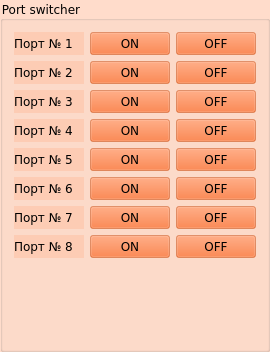
     <widget class="QGroupBox" name="groupBox_5">
      <property name="sizePolicy">
       <sizepolicy hsizetype="Fixed" vsizetype="Preferred">
        <horstretch>0</horstretch>
        <verstretch>0</verstretch>
       </sizepolicy>
      </property>
      <property name="minimumSize">
       <size>
        <width>270</width>
        <height>0</height>
       </size>
      </property>
      <property name="font">
       <font>
        <family>DejaVu Sans</family>
        <pointsize>9</pointsize>
        <weight>50</weight>
        <bold>false</bold>
       </font>
      </property>
      <property name="styleSheet">
       <string notr="true">background:rgba(255, 92, 16, 30)</string>
      </property>
      <property name="title">
       <string>Port switcher</string>
      </property>
      <layout class="QGridLayout" name="gridLayout_5">
       <item row="0" column="0">
        <widget class="QLabel" name="label_16">
         <property name="sizePolicy">
          <sizepolicy hsizetype="Preferred" vsizetype="MinimumExpanding">
           <horstretch>0</horstretch>
           <verstretch>0</verstretch>
          </sizepolicy>
         </property>
         <property name="minimumSize">
          <size>
           <width>0</width>
           <height>0</height>
          </size>
         </property>
         <property name="maximumSize">
          <size>
           <width>16777215</width>
           <height>25</height>
          </size>
         </property>
         <property name="font">
          <font>
           <family>DejaVu Sans</family>
           <pointsize>9</pointsize>
           <weight>50</weight>
           <bold>false</bold>
          </font>
         </property>
         <property name="text">
          <string>Порт № 1</string>
         </property>
         <property name="margin">
          <number>6</number>
         </property>
        </widget>
       </item>
       <item row="0" column="1">
        <widget class="QPushButton" name="pushButton">
         <property name="font">
          <font>
           <family>DejaVu Sans</family>
           <pointsize>9</pointsize>
           <weight>50</weight>
           <bold>false</bold>
          </font>
         </property>
         <property name="styleSheet">
          <string notr="true">background:rgba(255, 92, 16, 100)</string>
         </property>
         <property name="text">
          <string>ON</string>
         </property>
        </widget>
       </item>
       <item row="0" column="2">
        <widget class="QPushButton" name="pushButton_2">
         <property name="font">
          <font>
           <family>DejaVu Sans</family>
           <pointsize>9</pointsize>
           <weight>50</weight>
           <bold>false</bold>
          </font>
         </property>
         <property name="autoFillBackground">
          <bool>false</bool>
         </property>
         <property name="styleSheet">
          <string notr="true">background:rgba(255, 92, 16, 100)</string>
         </property>
         <property name="text">
          <string>OFF</string>
         </property>
        </widget>
       </item>
       <item row="1" column="0">
        <widget class="QLabel" name="label_17">
         <property name="sizePolicy">
          <sizepolicy hsizetype="Preferred" vsizetype="MinimumExpanding">
           <horstretch>0</horstretch>
           <verstretch>0</verstretch>
          </sizepolicy>
         </property>
         <property name="minimumSize">
          <size>
           <width>0</width>
           <height>0</height>
          </size>
         </property>
         <property name="maximumSize">
          <size>
           <width>16777215</width>
           <height>25</height>
          </size>
         </property>
         <property name="font">
          <font>
           <family>DejaVu Sans</family>
           <pointsize>9</pointsize>
           <weight>50</weight>
           <bold>false</bold>
          </font>
         </property>
         <property name="text">
          <string>Порт № 2</string>
         </property>
         <property name="margin">
          <number>6</number>
         </property>
        </widget>
       </item>
       <item row="1" column="1">
        <widget class="QPushButton" name="pushButton_3">
         <property name="font">
          <font>
           <family>DejaVu Sans</family>
           <pointsize>9</pointsize>
           <weight>50</weight>
           <bold>false</bold>
          </font>
         </property>
         <property name="styleSheet">
          <string notr="true">background:rgba(255, 92, 16, 100)</string>
         </property>
         <property name="text">
          <string>ON</string>
         </property>
        </widget>
       </item>
       <item row="1" column="2">
        <widget class="QPushButton" name="pushButton_4">
         <property name="font">
          <font>
           <family>DejaVu Sans</family>
           <pointsize>9</pointsize>
           <weight>50</weight>
           <bold>false</bold>
          </font>
         </property>
         <property name="styleSheet">
          <string notr="true">background:rgba(255, 92, 16, 100)</string>
         </property>
         <property name="text">
          <string>OFF</string>
         </property>
        </widget>
       </item>
       <item row="2" column="0">
        <widget class="QLabel" name="label_18">
         <property name="sizePolicy">
          <sizepolicy hsizetype="Preferred" vsizetype="MinimumExpanding">
           <horstretch>0</horstretch>
           <verstretch>0</verstretch>
          </sizepolicy>
         </property>
         <property name="minimumSize">
          <size>
           <width>0</width>
           <height>0</height>
          </size>
         </property>
         <property name="maximumSize">
          <size>
           <width>16777215</width>
           <height>25</height>
          </size>
         </property>
         <property name="font">
          <font>
           <family>DejaVu Sans</family>
           <pointsize>9</pointsize>
           <weight>50</weight>
           <bold>false</bold>
          </font>
         </property>
         <property name="text">
          <string>Порт № 3</string>
         </property>
         <property name="margin">
          <number>6</number>
         </property>
        </widget>
       </item>
       <item row="2" column="1">
        <widget class="QPushButton" name="pushButton_5">
         <property name="font">
          <font>
           <family>DejaVu Sans</family>
           <pointsize>9</pointsize>
           <weight>50</weight>
           <bold>false</bold>
          </font>
         </property>
         <property name="styleSheet">
          <string notr="true">background:rgba(255, 92, 16, 100)</string>
         </property>
         <property name="text">
          <string>ON</string>
         </property>
        </widget>
       </item>
       <item row="2" column="2">
        <widget class="QPushButton" name="pushButton_6">
         <property name="font">
          <font>
           <family>DejaVu Sans</family>
           <pointsize>9</pointsize>
           <weight>50</weight>
           <bold>false</bold>
          </font>
         </property>
         <property name="styleSheet">
          <string notr="true">background:rgba(255, 92, 16, 100)</string>
         </property>
         <property name="text">
          <string>OFF</string>
         </property>
        </widget>
       </item>
       <item row="3" column="0">
        <widget class="QLabel" name="label_19">
         <property name="sizePolicy">
          <sizepolicy hsizetype="Preferred" vsizetype="MinimumExpanding">
           <horstretch>0</horstretch>
           <verstretch>0</verstretch>
          </sizepolicy>
         </property>
         <property name="minimumSize">
          <size>
           <width>0</width>
           <height>0</height>
          </size>
         </property>
         <property name="maximumSize">
          <size>
           <width>16777215</width>
           <height>25</height>
          </size>
         </property>
         <property name="font">
          <font>
           <family>DejaVu Sans</family>
           <pointsize>9</pointsize>
           <weight>50</weight>
           <bold>false</bold>
          </font>
         </property>
         <property name="text">
          <string>Порт № 4</string>
         </property>
         <property name="margin">
          <number>6</number>
         </property>
        </widget>
       </item>
       <item row="3" column="1">
        <widget class="QPushButton" name="pushButton_7">
         <property name="font">
          <font>
           <family>DejaVu Sans</family>
           <pointsize>9</pointsize>
           <weight>50</weight>
           <bold>false</bold>
          </font>
         </property>
         <property name="styleSheet">
          <string notr="true">background:rgba(255, 92, 16, 100)</string>
         </property>
         <property name="text">
          <string>ON</string>
         </property>
        </widget>
       </item>
       <item row="3" column="2">
        <widget class="QPushButton" name="pushButton_8">
         <property name="font">
          <font>
           <family>DejaVu Sans</family>
           <pointsize>9</pointsize>
           <weight>50</weight>
           <bold>false</bold>
          </font>
         </property>
         <property name="styleSheet">
          <string notr="true">background:rgba(255, 92, 16, 100)</string>
         </property>
         <property name="text">
          <string>OFF</string>
         </property>
        </widget>
       </item>
       <item row="4" column="0">
        <widget class="QLabel" name="label_29">
         <property name="sizePolicy">
          <sizepolicy hsizetype="Preferred" vsizetype="MinimumExpanding">
           <horstretch>0</horstretch>
           <verstretch>0</verstretch>
          </sizepolicy>
         </property>
         <property name="minimumSize">
          <size>
           <width>0</width>
           <height>0</height>
          </size>
         </property>
         <property name="maximumSize">
          <size>
           <width>16777215</width>
           <height>25</height>
          </size>
         </property>
         <property name="font">
          <font>
           <family>DejaVu Sans</family>
           <pointsize>9</pointsize>
           <weight>50</weight>
           <bold>false</bold>
          </font>
         </property>
         <property name="text">
          <string>Порт № 5</string>
         </property>
         <property name="margin">
          <number>6</number>
         </property>
        </widget>
       </item>
       <item row="4" column="1">
        <widget class="QPushButton" name="pushButton_9">
         <property name="font">
          <font>
           <family>DejaVu Sans</family>
           <pointsize>9</pointsize>
           <weight>50</weight>
           <bold>false</bold>
          </font>
         </property>
         <property name="styleSheet">
          <string notr="true">background:rgba(255, 92, 16, 100)</string>
         </property>
         <property name="text">
          <string>ON</string>
         </property>
        </widget>
       </item>
       <item row="4" column="2">
        <widget class="QPushButton" name="pushButton_10">
         <property name="font">
          <font>
           <family>DejaVu Sans</family>
           <pointsize>9</pointsize>
           <weight>50</weight>
           <bold>false</bold>
          </font>
         </property>
         <property name="autoFillBackground">
          <bool>false</bool>
         </property>
         <property name="styleSheet">
          <string notr="true">background:rgba(255, 92, 16, 100)</string>
         </property>
         <property name="text">
          <string>OFF</string>
         </property>
        </widget>
       </item>
       <item row="5" column="0">
        <widget class="QLabel" name="label_32">
         <property name="sizePolicy">
          <sizepolicy hsizetype="Preferred" vsizetype="MinimumExpanding">
           <horstretch>0</horstretch>
           <verstretch>0</verstretch>
          </sizepolicy>
         </property>
         <property name="minimumSize">
          <size>
           <width>0</width>
           <height>0</height>
          </size>
         </property>
         <property name="maximumSize">
          <size>
           <width>16777215</width>
           <height>25</height>
          </size>
         </property>
         <property name="font">
          <font>
           <family>DejaVu Sans</family>
           <pointsize>9</pointsize>
           <weight>50</weight>
           <bold>false</bold>
          </font>
         </property>
         <property name="text">
          <string>Порт № 6</string>
         </property>
         <property name="margin">
          <number>6</number>
         </property>
        </widget>
       </item>
       <item row="5" column="1">
        <widget class="QPushButton" name="pushButton_11">
         <property name="font">
          <font>
           <family>DejaVu Sans</family>
           <pointsize>9</pointsize>
           <weight>50</weight>
           <bold>false</bold>
          </font>
         </property>
         <property name="styleSheet">
          <string notr="true">background:rgba(255, 92, 16, 100)</string>
         </property>
         <property name="text">
          <string>ON</string>
         </property>
        </widget>
       </item>
       <item row="5" column="2">
        <widget class="QPushButton" name="pushButton_12">
         <property name="font">
          <font>
           <family>DejaVu Sans</family>
           <pointsize>9</pointsize>
           <weight>50</weight>
           <bold>false</bold>
          </font>
         </property>
         <property name="styleSheet">
          <string notr="true">background:rgba(255, 92, 16, 100)</string>
         </property>
         <property name="text">
          <string>OFF</string>
         </property>
        </widget>
       </item>
       <item row="6" column="0">
        <widget class="QLabel" name="label_33">
         <property name="sizePolicy">
          <sizepolicy hsizetype="Preferred" vsizetype="MinimumExpanding">
           <horstretch>0</horstretch>
           <verstretch>0</verstretch>
          </sizepolicy>
         </property>
         <property name="minimumSize">
          <size>
           <width>0</width>
           <height>0</height>
          </size>
         </property>
         <property name="maximumSize">
          <size>
           <width>16777215</width>
           <height>25</height>
          </size>
         </property>
         <property name="font">
          <font>
           <family>DejaVu Sans</family>
           <pointsize>9</pointsize>
           <weight>50</weight>
           <bold>false</bold>
          </font>
         </property>
         <property name="text">
          <string>Порт № 7</string>
         </property>
         <property name="margin">
          <number>6</number>
         </property>
        </widget>
       </item>
       <item row="6" column="1">
        <widget class="QPushButton" name="pushButton_13">
         <property name="font">
          <font>
           <family>DejaVu Sans</family>
           <pointsize>9</pointsize>
           <weight>50</weight>
           <bold>false</bold>
          </font>
         </property>
         <property name="styleSheet">
          <string notr="true">background:rgba(255, 92, 16, 100)</string>
         </property>
         <property name="text">
          <string>ON</string>
         </property>
        </widget>
       </item>
       <item row="6" column="2">
        <widget class="QPushButton" name="pushButton_14">
         <property name="font">
          <font>
           <family>DejaVu Sans</family>
           <pointsize>9</pointsize>
           <weight>50</weight>
           <bold>false</bold>
          </font>
         </property>
         <property name="styleSheet">
          <string notr="true">background:rgba(255, 92, 16, 100)</string>
         </property>
         <property name="text">
          <string>OFF</string>
         </property>
        </widget>
       </item>
       <item row="7" column="0">
        <widget class="QLabel" name="label_34">
         <property name="sizePolicy">
          <sizepolicy hsizetype="Preferred" vsizetype="MinimumExpanding">
           <horstretch>0</horstretch>
           <verstretch>0</verstretch>
          </sizepolicy>
         </property>
         <property name="minimumSize">
          <size>
           <width>0</width>
           <height>0</height>
          </size>
         </property>
         <property name="maximumSize">
          <size>
           <width>16777215</width>
           <height>25</height>
          </size>
         </property>
         <property name="font">
          <font>
           <family>DejaVu Sans</family>
           <pointsize>9</pointsize>
           <weight>50</weight>
           <bold>false</bold>
          </font>
         </property>
         <property name="text">
          <string>Порт № 8</string>
         </property>
         <property name="margin">
          <number>6</number>
         </property>
        </widget>
       </item>
       <item row="7" column="1">
        <widget class="QPushButton" name="pushButton_15">
         <property name="font">
          <font>
           <family>DejaVu Sans</family>
           <pointsize>9</pointsize>
           <weight>50</weight>
           <bold>false</bold>
          </font>
         </property>
         <property name="styleSheet">
          <string notr="true">background:rgba(255, 92, 16, 100)</string>
         </property>
         <property name="text">
          <string>ON</string>
         </property>
        </widget>
       </item>
       <item row="7" column="2">
        <widget class="QPushButton" name="pushButton_16">
         <property name="font">
          <font>
           <family>DejaVu Sans</family>
           <pointsize>9</pointsize>
           <weight>50</weight>
           <bold>false</bold>
          </font>
         </property>
         <property name="styleSheet">
          <string notr="true">background:rgba(255, 92, 16, 100)</string>
         </property>
         <property name="text">
          <string>OFF</string>
         </property>
        </widget>
       </item>
       <item row="8" column="1">
        <spacer name="verticalSpacer_2">
         <property name="font">
          <font>
           <family>DejaVu Sans</family>
           <pointsize>9</pointsize>
           <weight>50</weight>
           <bold>false</bold>
          </font>
         </property>
         <property name="orientation">
          <enum>Qt::Vertical</enum>
         </property>
         <property name="sizeType">
          <enum>QSizePolicy::Expanding</enum>
         </property>
         <property name="sizeHint" stdset="0">
          <size>
           <width>20</width>
           <height>80</height>
          </size>
         </property>
        </spacer>
       </item>
      </layout>
     </widget>
